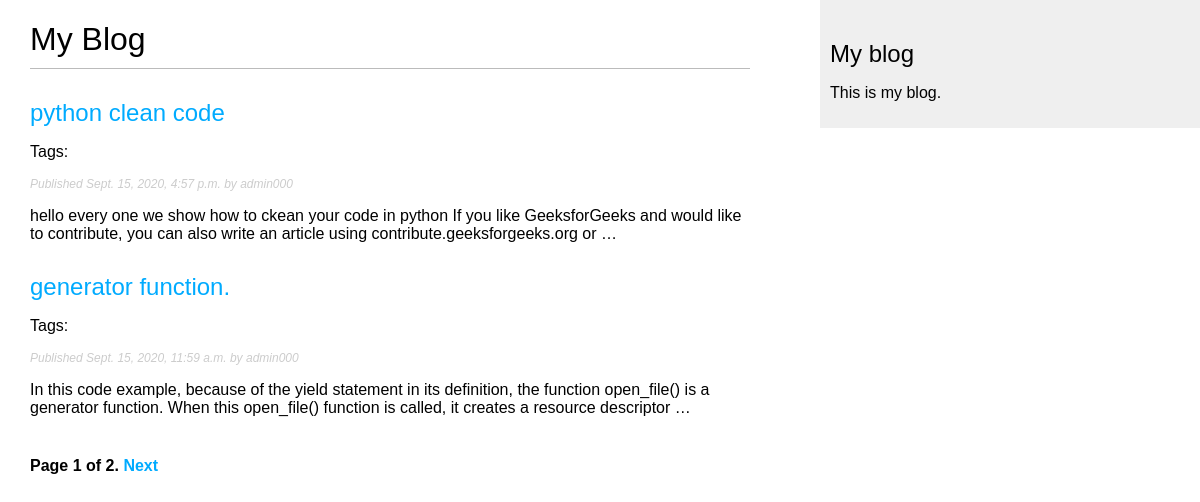
Page /blog/post on the earlier database version.
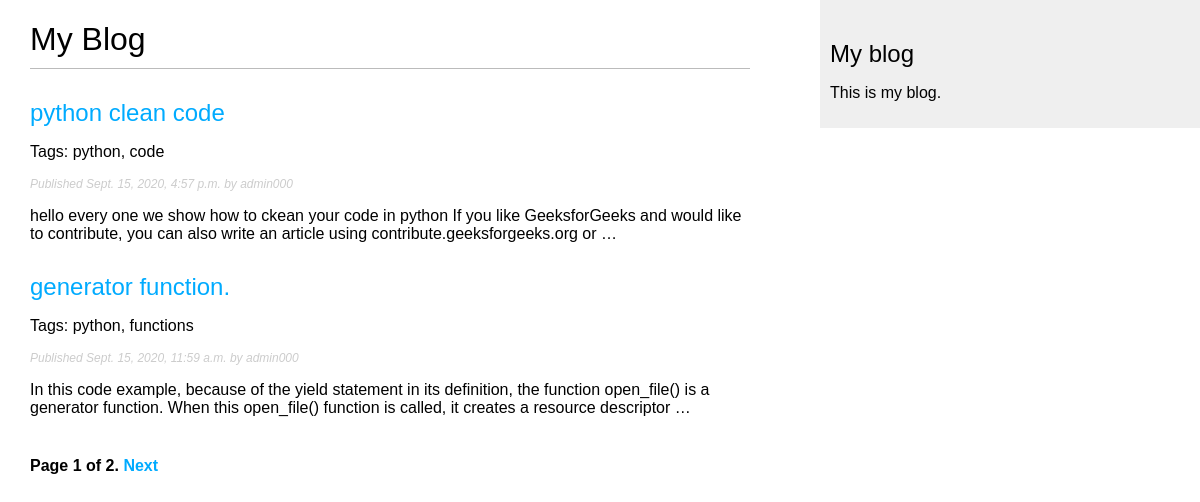
Same page on the later database version.
### myapp/models.py (models this page shows, shortened)
class Post(models.Model):
	STATUS_CHOICES = (
	('draft', 'Draft'),
	('published', 'Published'),
	)
	title = models.CharField(max_length=250)
	slug = models.SlugField(max_length=250,unique_for_date='publish')
	author = models.ForeignKey(User,on_delete=models.CASCADE,related_name='blog_posts')
	body = models.TextField()
	publish = models.DateTimeField(default=timezone.now)
	created = models.DateTimeField(auto_now_add=True)
	updated = models.DateTimeField(auto_now=True)
	status = models.CharField(max_length=10,
	choices=STATUS_CHOICES,
	default='draft')
	tags = TaggableManager()
	class Meta:
		ordering = ('-publish',)
	def get_absolute_url(self):
		return reverse('blog:post_detail',
		 		args=[self.publish.year,
					self.publish.month,
					self.publish.day, self.slug])

### myapp/views.py (the view)
# urls.py: path('post',PostListView.as_view(),name='post_list'),
class PostListView(ListView):
	queryset=Post.objects.all()
	context_object_name='posts'
	paginate_by= 2
	template_name='post_list.html'

### myapp/templates/post_list.html (shortened to what this page needs)
{% extends "base.html" %}
{% block content %}
  <h1>My Blog</h1>
  {% for post in posts %}
    <h2>
      <a href="{{ post.get_absolute_url }}">
        {{ post.title }}
      </a>
    </h2>
    <p class="tags">Tags: {{ post.tags.all|join:", " }}</p>
    <p class="date">
      Published {{ post.publish }} by {{ post.author }}
    </p>
    {{ post.body|truncatewords:30|linebreaks }}
  {% endfor %}
  {% include "pagination.html" with page=page_obj %}
{% endblock %}

Differences in the rows shown:
changed Post "python clean code": tags.all (not shown) → "python, code"
changed Post "generator function.": tags.all (not shown) → "python, functions"
